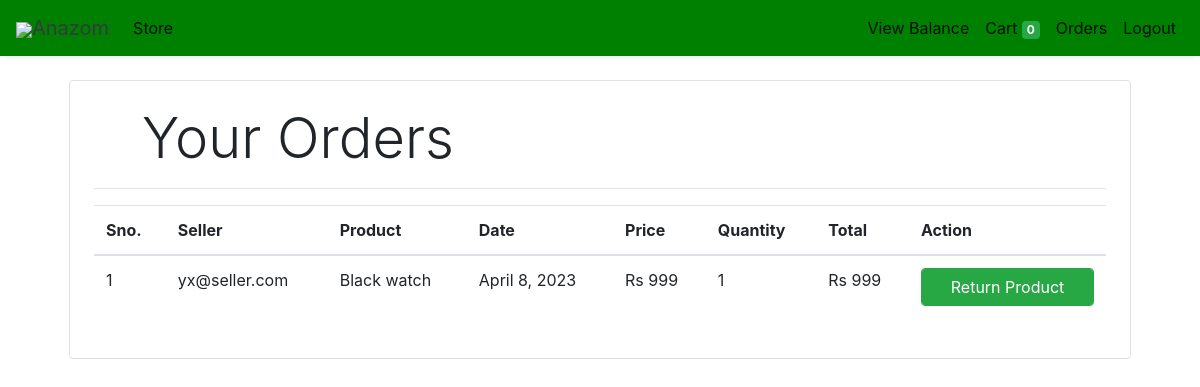
Before: /orders (signed in) with the older database file.
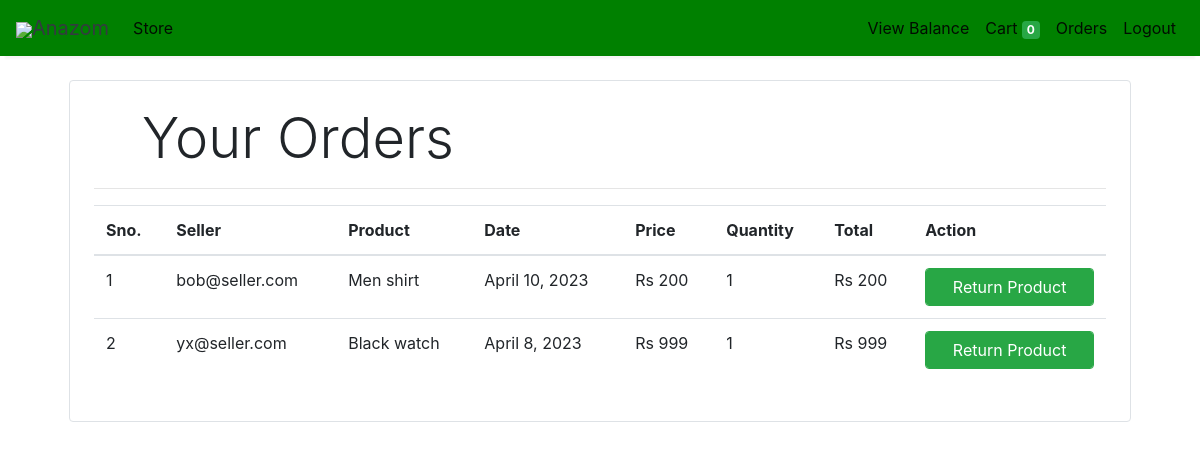
After: the same page with the newer database file.
### store/models/orders.py (models this page shows, shortened)
class Order(models.Model):
    product = models.ForeignKey(Products,
                                on_delete=models.CASCADE)
    customer = models.ForeignKey(Customer,
                                 on_delete=models.CASCADE)
    quantity = models.IntegerField(default=1)
    price = models.IntegerField()
    address = models.CharField (max_length=50, default='', blank=True)
    phone = models.CharField (max_length=50, default='', blank=True)
    date = models.DateField (default=datetime.datetime.today)
    status = models.BooleanField (default=False)
    seller = models.EmailField()
    @staticmethod
    def get_orders_by_customer(customer_id):
        return Order.objects.filter(customer=customer_id).order_by('-date')

### store/models/product.py (models this page shows, shortened)
class Products(models.Model):
    name = models.CharField(max_length=60)
    price= models.IntegerField(default=0)
    category= models.ForeignKey(Category,on_delete=models.CASCADE,default=1 )
    description= models.CharField(max_length=250, default='', blank=True, null= True)
    image= models.ImageField(upload_to='uploads/products/')
    seller = models.EmailField()
    quantity = models.IntegerField(default=0)

### store/middlewares/auth.py (the view)
    def middleware(request):
        print(request.session.get('customer'))
        returnUrl = request.META['PATH_INFO']
        print(request.META['PATH_INFO'])
        if not request.session.get('customer'):
           return redirect(f'login?return_url={returnUrl}')
        response = get_response(request)
        return response

### store/templatetags/custom_filter.py (called while the page is built)
@register.filter(name='currency')
def currency(number):
    return "Rs "+str(number)

@register.filter(name='multiply')
def multiply(number , number1):
    return number * number1

### store/views/orders.py (called while the page is built)
    def get(self , request ):
        customer = request.session.get('customer')
        user = Customer.objects.get(id= customer)
        if (user.userType == 'buyer'):
            orders = Order.get_orders_by_customer(customer)
            print(orders)
            return render(request , 'orders.html'  , {'orders' : orders})
        elif (user.userType == 'seller'):
            orders = Order.objects.filter(seller=user.email).order_by('-date')
            return render(request , 'sellerOrder.html'  , {'orders' : orders})
        elif (user.userType == 'admin'):
            pass

### store/templates/orders.html (shortened to what this page needs)
{% extends 'base.html' %}
{% block content %}
{% load cart %}
{% load custom_filter %}
<div class="container">
   <div class="border rounded p-4 m-4">
        <p class="display-4 pl-4 ml-4">Your Orders</p>
        <hr>
        <table class="table">
            <thead>
                <tr>
                    <th>Sno.</th>
                    <th>Seller</th>
                    <th>Product</th>
                    <th>Date</th>
                    <th>Price</th>
                    <th>Quantity</th>
                    <th>Total</th>
                    <th>Action</th>
                </tr>
            </thead>
            <tbody>
                {% for order in orders %}
                <tr>
                    <td>{{forloop.counter}}</td>
                    <td>{{order.seller}}</td>
                    <td>{{order.product.name}}</td>
                    <td>{{order.date}}</td>
                    <td>{{order.price|currency}}</td>
                    <td>{{order.quantity}}</td>
                    <td>{{order.quantity|multiply:order.price|currency}}</td>
                    <td>
                        <form action="/orders" method="POST" class="btn-block">
                            <input type="submit" class="float-right btn btn-success form-control"
                                value="Return Product">
                        </form>
                    </td>
                </tr>
                {% endfor %}
            </tbody>
        </table>
   </div>
</div>
{% endblock %}

Changed rows visible on the page:
added Order: seller "bob@seller.com", product.name "Men shirt", date "April 10, 2023", price "Rs 200", quantity "1", quantity|multiply "Rs 200"
